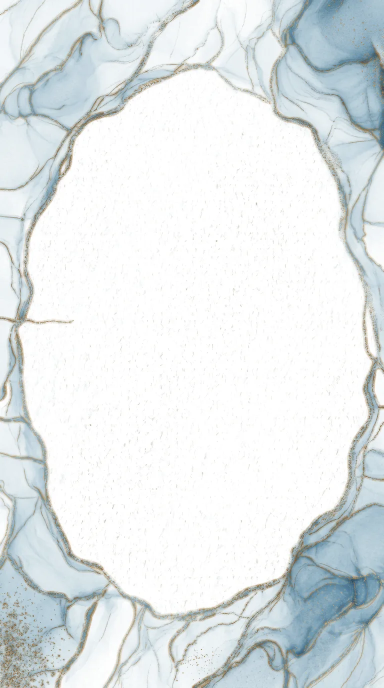
#> input picture ink/corner.webp, 768 x 1376 px, given in place of ink-hero.jpg, which was not available (shown at 1/2 size)
$ python assets.py
#> lines starting #> are read from the running program, lines starting #| are printed output that depends on the picture
"""Módulo A: tintas, adornos, partículas y aguja. Paleta azul/oro caramelo."""
import colorsys, os
import numpy as np
from PIL import Image, ImageFilter
from scipy import ndimage as ndi

R = 'C:/Users/aleja/'
P = R + 'boda-cadmiel-y-leonardo/'
os.makedirs(P + 'ink', exist_ok=True)
os.makedirs(P + 'assets', exist_ok=True)


def hx(h):
    h = h.lstrip('#')
    return np.array([int(h[i:i + 2], 16) for i in (0, 2, 4)], float)


def ramp(t, stops):
    """stops: [(pos, '#hex'), ...] -> rgb float (..., 3)"""
    pos = np.array([s[0] for s in stops])
    cols = np.array([hx(s[1]) for s in stops])
    return np.dstack([np.interp(t, pos, cols[:, i]) for i in range(3)])


# ---------- 1. TINTAS ----------
STOPS = [(0, '#1F2E4A'), (.2, '#2F5E7E'), (.45, '#5F8CA6'), (.68, '#A9C3D1'), (.86, '#DCE7EC'), (1, '#FFFFFF')]
METAL = [(0, '#7A5A33'), (.5, '#A9824F'), (1, '#D9C3A0')]
for n in ('hero', 'top', 'oval', 'corner', 'footer'):
    im = Image.open(R + f'save-the-date-lekshmy-jaylin/ink-{n}.jpg').convert('RGB')
#> im is the input picture: PIL image 768x1376 RGB; mean R, G, B 226.7, 232.3, 233.5
    L = np.asarray(im.convert('L'), float)
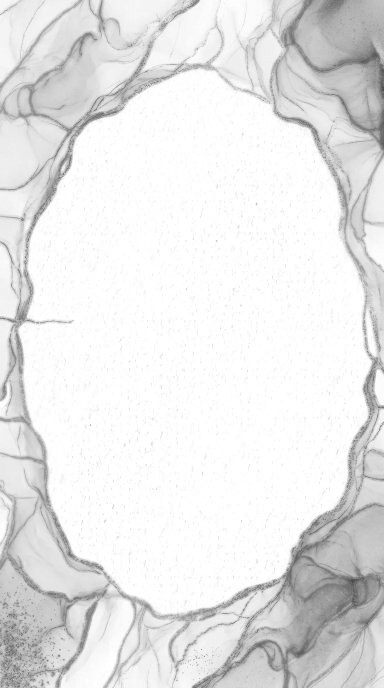
#> L: shape (1376, 768) float64 (shown at 1/2 size); min 62, max 255, mean 230.8
    t = np.clip((L - 20) / (246 - 20), 0, 1) ** 1.25
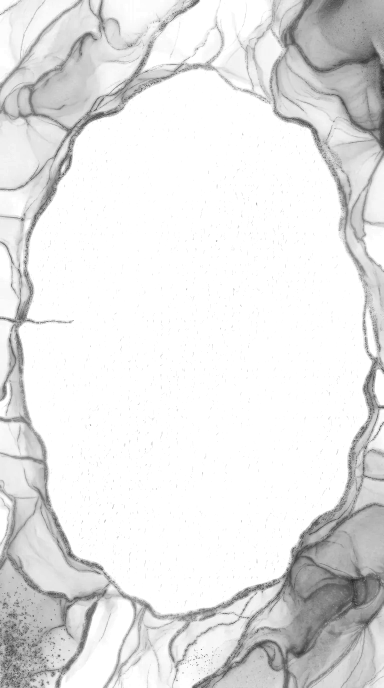
#> t: shape (1376, 768) float64 (shown at 1/2 size); min 0.122, max 1, mean 0.897
    base = ramp(t, STOPS)
    g = ndi.gaussian_filter(L, 2.2)
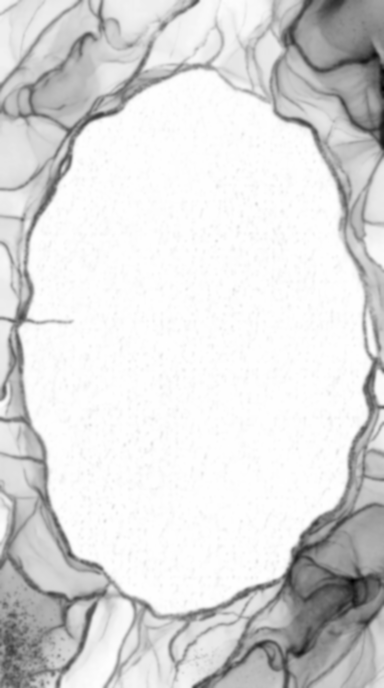
#> g: shape (1376, 768) float64 (shown at 1/2 size); min 84.2, max 255, mean 230.8; drawn with min black and max white
    d = np.abs(g - L) * 6 / 255
    d = np.clip((d - .08) / .6, 0, 1)
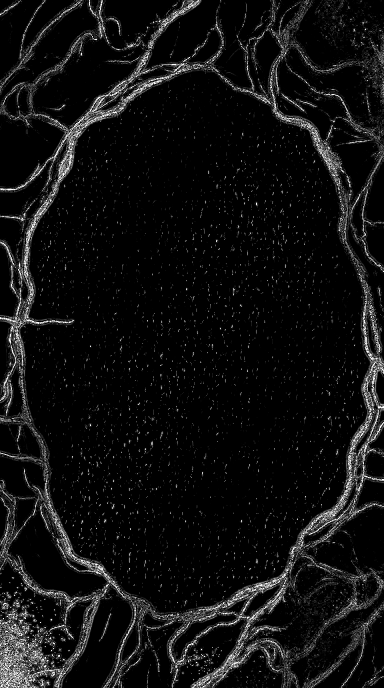
#> d: shape (1376, 768) float64 (shown at 1/2 size); min 0, max 1, mean 0.0644
    H, W = L.shape
#> H = 1376; W = 768
    y, x = np.mgrid[0:H, 0:W]
    dg = x / W + y / H
    m = np.clip(.5 + .28 * np.sin(dg * 11) + .3 * (L / 255 - .5), 0, 1)
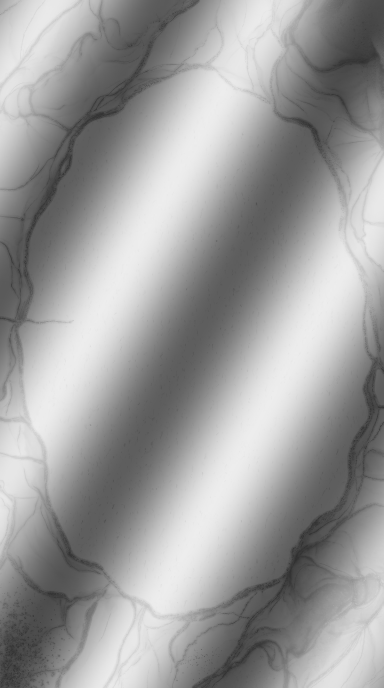
#> m: shape (1376, 768) float64 (shown at 1/2 size); min 0.182, max 0.93, mean 0.617
    metal = ramp(m, METAL)
#> in ramp (call 2), `return np.dstack([np.interp(t, pos, cols[:, i]) for i in range(3)])`:
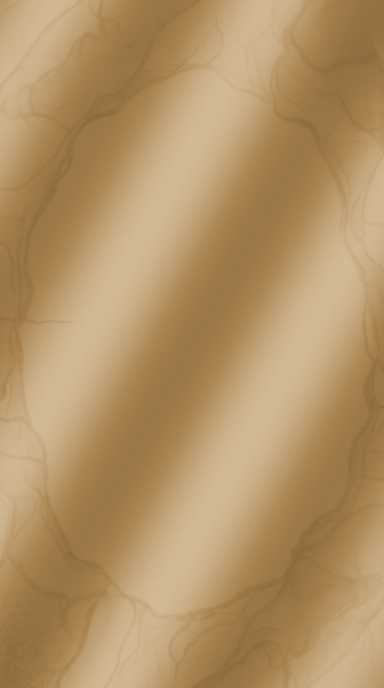
#> returned value: shape (1376, 768, 3) float64 (shown at 1/2 size); mean of channels 0, 1, 2 180.3, 147.3, 102.4; drawn as R, G, B
    k = (d * .85)[..., None]
    rgb = base * (1 - k) + metal * k
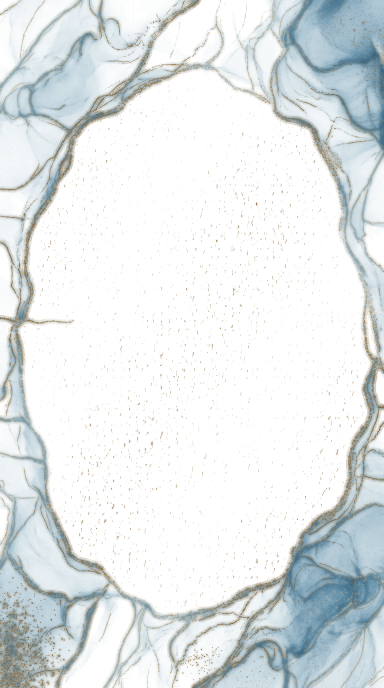
#> rgb: shape (1376, 768, 3) float64 (shown at 1/2 size); mean of channels 0, 1, 2 227.3, 232.1, 233.3; drawn as R, G, B
    out = Image.fromarray(rgb.clip(0, 255).astype('uint8'))
    for q in range(86, 30, -3):
        out.save(P + f'ink/{n}.webp', quality=q, method=6)
        if os.path.getsize(P + f'ink/{n}.webp') <= 118000:
            break
    print('ink', n, os.path.getsize(P + f'ink/{n}.webp') // 1024, 'KB q', q)
#> pass 2 of the loop `for n in ('hero', 'top', 'oval', 'corner', 'footer'):`:
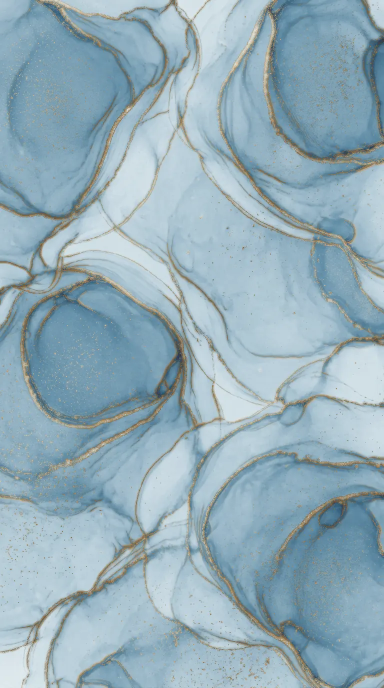
#> input picture ink/footer.webp, 768 x 1376 px, given in place of ink-top.jpg, which was not available (shown at 1/2 size)
#> im is the input picture: PIL image 768x1376 RGB; mean R, G, B 147.7, 173.6, 185.2
#> in ramp (call 4), `return np.dstack([np.interp(t, pos, cols[:, i]) for i in range(3)])`:
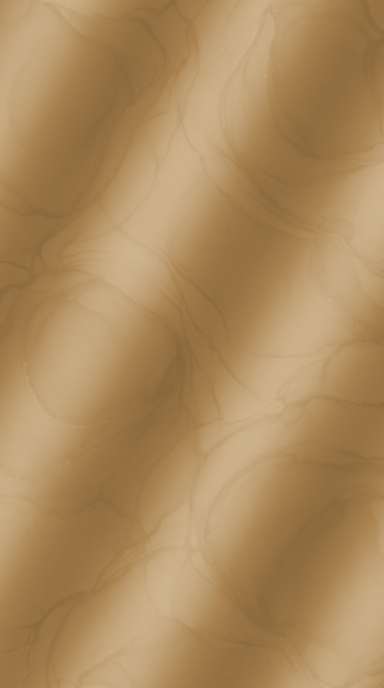
#> returned value: shape (1376, 768, 3) float64 (shown at 1/2 size); mean of channels 0, 1, 2 173.2, 139.1, 93.4; drawn as R, G, B
#> `rgb = base * (1 - k) + metal * k`:
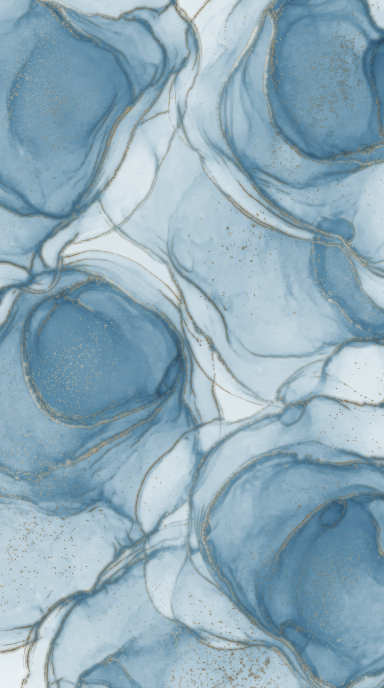
#> rgb: shape (1376, 768, 3) float64 (shown at 1/2 size); mean of channels 0, 1, 2 143.2, 172, 187; drawn as R, G, B
#> (the run stopped early here; a loop or call above may not have finished)
